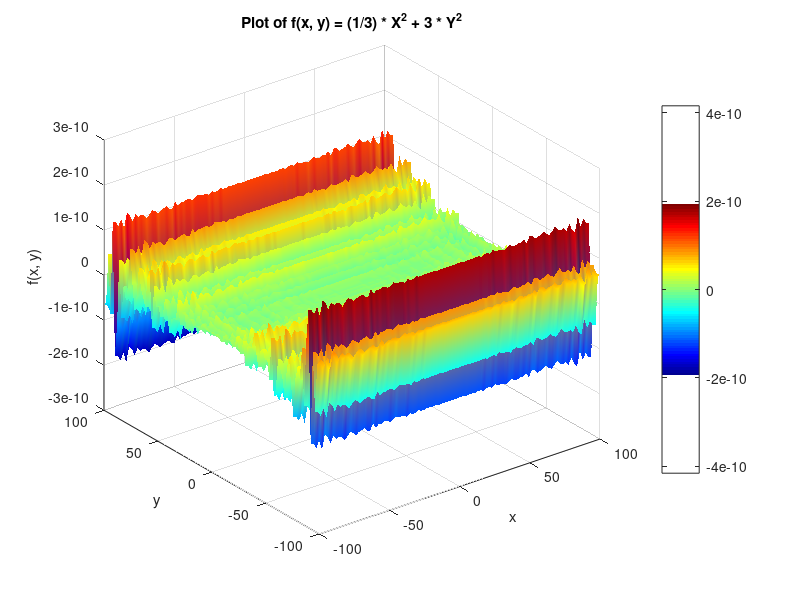

Write MATLAB code to recreate this figure.
% Define the range for x and y
x = linspace(-100, 100, 100); % 100 points between -3 and 3
y = linspace(-100, 100, 100);

% Create a meshgrid for x and y
[X, Y] = meshgrid(x, y);

% Define the function f(x, y)
Z = (1/3) * X^2 + 3 * Y^2;

% Create a 3D surface plot
figure;
surf(X, Y, Z);

% Add labels and title
xlabel('x');
ylabel('y');
zlabel('f(x, y)');
title('Plot of f(x, y) = (1/3) * X^2 + 3 * Y^2');

% Improve visualization
shading interp; % Smooth color transition
colormap jet; % Use a colorful colormap
colorbar; % Show color scale
grid on;

% Save figure as an image
saveas(gcf, './report/media/visualize.png');